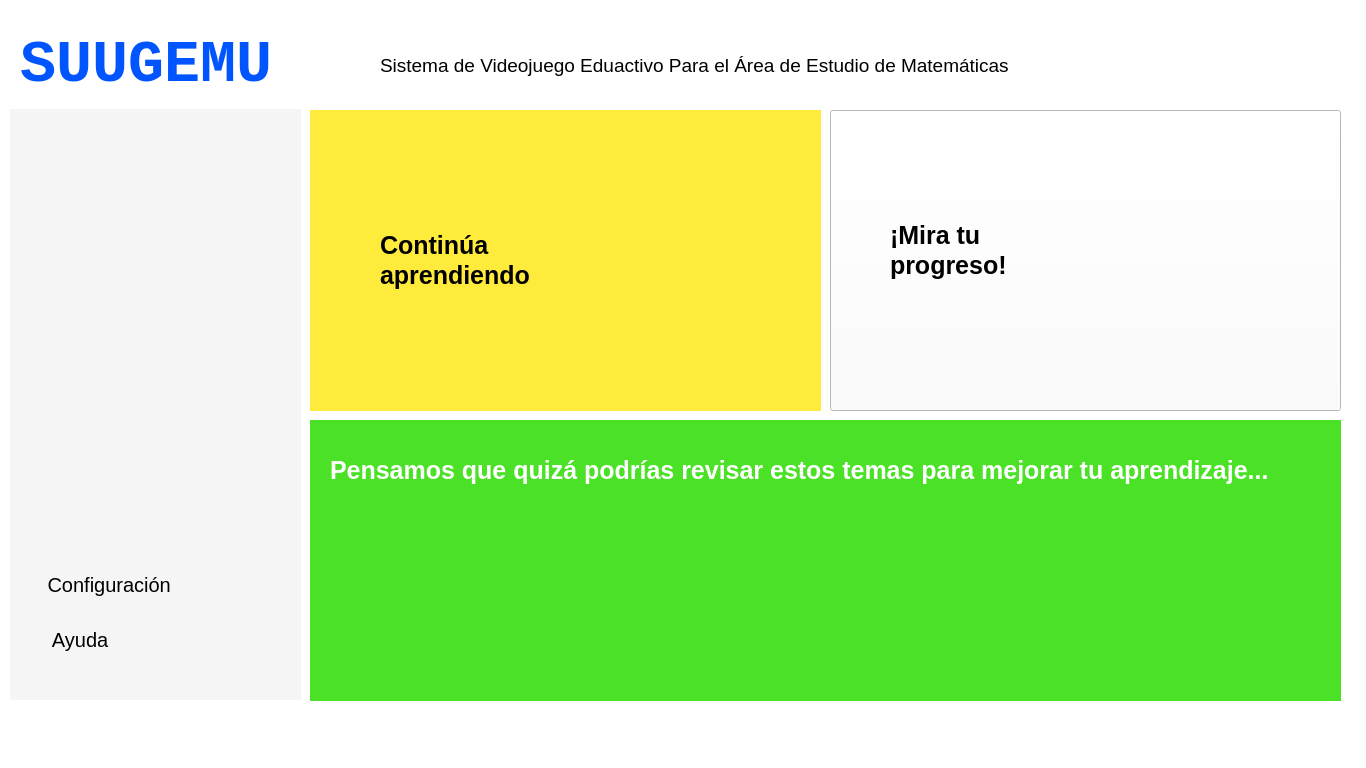
<?xml version="1.0" encoding="UTF-8"?>
<ui version="4.0">
 <class>inicio_dialog</class>
 <widget class="QDialog" name="inicio_dialog">
  <property name="geometry">
   <rect>
    <x>0</x>
    <y>0</y>
    <width>1366</width>
    <height>768</height>
   </rect>
  </property>
  <property name="maximumSize">
   <size>
    <width>16777215</width>
    <height>16777215</height>
   </size>
  </property>
  <property name="windowTitle">
   <string>SuGemuu</string>
  </property>
  <property name="layoutDirection">
   <enum>Qt::RightToLeft</enum>
  </property>
  <property name="styleSheet">
   <string notr="true">background-color: rgb(255,255,255);</string>
  </property>
  <widget class="QPushButton" name="pushButton_recommend">
   <property name="geometry">
    <rect>
     <x>310</x>
     <y>420</y>
     <width>1031</width>
     <height>281</height>
    </rect>
   </property>
   <property name="sizePolicy">
    <sizepolicy hsizetype="Expanding" vsizetype="Fixed">
     <horstretch>0</horstretch>
     <verstretch>0</verstretch>
    </sizepolicy>
   </property>
   <property name="layoutDirection">
    <enum>Qt::RightToLeft</enum>
   </property>
   <property name="styleSheet">
    <string notr="true"> background-color: #4ae126; /* Green */
  border: none;
  color: white;
  padding: 15px 32px;
  text-align: left;
  text-decoration: none;
  display: inline-block;
  font-size: 20px;
  font-weight: bold;</string>
   </property>
   <property name="text">
    <string/>
   </property>
   <property name="iconSize">
    <size>
     <width>120</width>
     <height>120</height>
    </size>
   </property>
   <property name="autoDefault">
    <bool>true</bool>
   </property>
  </widget>
  <widget class="QLabel" name="label">
   <property name="geometry">
    <rect>
     <x>330</x>
     <y>450</y>
     <width>1001</width>
     <height>41</height>
    </rect>
   </property>
   <property name="font">
    <font>
     <pointsize>-1</pointsize>
     <weight>75</weight>
     <bold>true</bold>
    </font>
   </property>
   <property name="styleSheet">
    <string notr="true">color: rgb(255,255, 255);
font-size: 25px;
 background-color: transparent;</string>
   </property>
   <property name="text">
    <string>Pensamos que quizá podrías revisar estos temas para mejorar tu aprendizaje...</string>
   </property>
  </widget>
  <widget class="QPushButton" name="pushButton_progress">
   <property name="geometry">
    <rect>
     <x>830</x>
     <y>110</y>
     <width>511</width>
     <height>301</height>
    </rect>
   </property>
   <property name="layoutDirection">
    <enum>Qt::RightToLeft</enum>
   </property>
   <property name="styleSheet">
    <string notr="true"/>
   </property>
   <property name="text">
    <string/>
   </property>
   <property name="iconSize">
    <size>
     <width>120</width>
     <height>120</height>
    </size>
   </property>
   <property name="shortcut">
    <string/>
   </property>
   <property name="checkable">
    <bool>false</bool>
   </property>
  </widget>
  <widget class="QPushButton" name="pushButton_learn">
   <property name="geometry">
    <rect>
     <x>310</x>
     <y>110</y>
     <width>511</width>
     <height>301</height>
    </rect>
   </property>
   <property name="layoutDirection">
    <enum>Qt::RightToLeft</enum>
   </property>
   <property name="styleSheet">
    <string notr="true">content: url(:/images/objetivo.png);
background-color: #ffeb3b; /*grey*/
 background-position: center;
border: yellow;
color: white;
padding: 15px 32px;
text-align: left;
text-decoration: none;
 display: inline-block;
  font-size: 20px;
  font-weight: bold;</string>
   </property>
   <property name="text">
    <string/>
   </property>
   <property name="iconSize">
    <size>
     <width>120</width>
     <height>120</height>
    </size>
   </property>
  </widget>
  <widget class="QLabel" name="label_2">
   <property name="geometry">
    <rect>
     <x>380</x>
     <y>230</y>
     <width>141</width>
     <height>31</height>
    </rect>
   </property>
   <property name="font">
    <font>
     <pointsize>-1</pointsize>
     <weight>75</weight>
     <bold>true</bold>
    </font>
   </property>
   <property name="styleSheet">
    <string notr="true">color: rgb(0, 0, 0);
font-size: 25px;
background-color: transparent; /*grey*/</string>
   </property>
   <property name="text">
    <string>Continúa</string>
   </property>
  </widget>
  <widget class="QLabel" name="label_5">
   <property name="geometry">
    <rect>
     <x>380</x>
     <y>260</y>
     <width>171</width>
     <height>31</height>
    </rect>
   </property>
   <property name="font">
    <font>
     <pointsize>-1</pointsize>
     <weight>75</weight>
     <bold>true</bold>
    </font>
   </property>
   <property name="styleSheet">
    <string notr="true">color: rgb(0, 0, 0);
font-size: 25px;
content: url(:/images/objetivo.png);
background-color: transparent; /*grey*/</string>
   </property>
   <property name="text">
    <string>aprendiendo</string>
   </property>
  </widget>
  <widget class="QLabel" name="label_3">
   <property name="geometry">
    <rect>
     <x>890</x>
     <y>220</y>
     <width>141</width>
     <height>31</height>
    </rect>
   </property>
   <property name="font">
    <font>
     <pointsize>-1</pointsize>
     <weight>75</weight>
     <bold>true</bold>
    </font>
   </property>
   <property name="styleSheet">
    <string notr="true">color: rgb(0, 0, 0);
font-size: 25px;
 background-color: transparent; /*grey*/
</string>
   </property>
   <property name="text">
    <string>¡Mira tu</string>
   </property>
  </widget>
  <widget class="QLabel" name="label_6">
   <property name="geometry">
    <rect>
     <x>890</x>
     <y>250</y>
     <width>171</width>
     <height>31</height>
    </rect>
   </property>
   <property name="font">
    <font>
     <pointsize>-1</pointsize>
     <weight>75</weight>
     <bold>true</bold>
    </font>
   </property>
   <property name="styleSheet">
    <string notr="true">color: rgb(0, 0, 0);
font-size: 25px;
 background-color: transparent; /*grey*/
</string>
   </property>
   <property name="text">
    <string>progreso!</string>
   </property>
  </widget>
  <widget class="QWidget" name="widget" native="true">
   <property name="geometry">
    <rect>
     <x>10</x>
     <y>109</y>
     <width>291</width>
     <height>591</height>
    </rect>
   </property>
   <property name="styleSheet">
    <string notr="true"> background-color: #f5f5f5; /*grey*/</string>
   </property>
   <widget class="QLabel" name="user_name">
    <property name="geometry">
     <rect>
      <x>140</x>
      <y>20</y>
      <width>121</width>
      <height>31</height>
     </rect>
    </property>
    <property name="styleSheet">
     <string notr="true">font-size: 25px;</string>
    </property>
    <property name="text">
     <string/>
    </property>
   </widget>
   <widget class="QLabel" name="chat_box">
    <property name="geometry">
     <rect>
      <x>0</x>
      <y>180</y>
      <width>281</width>
      <height>201</height>
     </rect>
    </property>
    <property name="styleSheet">
     <string notr="true">background-color: transparent;</string>
    </property>
    <property name="text">
     <string/>
    </property>
    <property name="pixmap">
     <pixmap resource="pics.qrc">:/images/chat_box.png</pixmap>
    </property>
    <property name="scaledContents">
     <bool>true</bool>
    </property>
   </widget>
   <widget class="QLabel" name="user_icon">
    <property name="geometry">
     <rect>
      <x>20</x>
      <y>20</y>
      <width>101</width>
      <height>61</height>
     </rect>
    </property>
    <property name="styleSheet">
     <string notr="true">font-size: 25px;</string>
    </property>
    <property name="text">
     <string/>
    </property>
   </widget>
   <widget class="QLabel" name="chat_bot">
    <property name="geometry">
     <rect>
      <x>160</x>
      <y>340</y>
      <width>121</width>
      <height>111</height>
     </rect>
    </property>
    <property name="styleSheet">
     <string notr="true">background-color: transparent;</string>
    </property>
    <property name="text">
     <string/>
    </property>
    <property name="pixmap">
     <pixmap resource="pics.qrc">:/images/chatbot.png</pixmap>
    </property>
    <property name="scaledContents">
     <bool>true</bool>
    </property>
   </widget>
   <widget class="QPushButton" name="pushButton_config">
    <property name="geometry">
     <rect>
      <x>0</x>
      <y>440</y>
      <width>291</width>
      <height>71</height>
     </rect>
    </property>
    <property name="layoutDirection">
     <enum>Qt::LeftToRight</enum>
    </property>
    <property name="styleSheet">
     <string notr="true"> background-color: transparent;
  border: none;
  color: black;
  padding: 15px 32px;
  text-align: left;
  text-decoration: none;
  display: inline-block;
  font-size: 20px;
</string>
    </property>
    <property name="text">
     <string> Configuración</string>
    </property>
    <property name="icon">
     <iconset resource="pics.qrc">
      <normaloff>:/images/settings.png</normaloff>:/images/settings.png</iconset>
    </property>
    <property name="iconSize">
     <size>
      <width>32</width>
      <height>37</height>
     </size>
    </property>
    <property name="checkable">
     <bool>true</bool>
    </property>
   </widget>
   <widget class="QPushButton" name="pushButton_ayuda">
    <property name="geometry">
     <rect>
      <x>0</x>
      <y>500</y>
      <width>291</width>
      <height>61</height>
     </rect>
    </property>
    <property name="layoutDirection">
     <enum>Qt::LeftToRight</enum>
    </property>
    <property name="styleSheet">
     <string notr="true"> background-color: transparent;
  border: none;
  color: black;
  padding: 15px 32px;
  text-align: left;
  text-decoration: none;
  display: inline-block;
  font-size: 20px;
</string>
    </property>
    <property name="text">
     <string>  Ayuda</string>
    </property>
    <property name="icon">
     <iconset resource="pics.qrc">
      <normaloff>:/images/ayuda.png</normaloff>:/images/ayuda.png</iconset>
    </property>
    <property name="iconSize">
     <size>
      <width>30</width>
      <height>34</height>
     </size>
    </property>
   </widget>
  </widget>
  <widget class="QLabel" name="label_7">
   <property name="geometry">
    <rect>
     <x>610</x>
     <y>200</y>
     <width>131</width>
     <height>121</height>
    </rect>
   </property>
   <property name="styleSheet">
    <string notr="true">background-color: transparent;</string>
   </property>
   <property name="text">
    <string/>
   </property>
   <property name="pixmap">
    <pixmap resource="pics.qrc">:/images/objetivo.png</pixmap>
   </property>
   <property name="scaledContents">
    <bool>true</bool>
   </property>
  </widget>
  <widget class="QLabel" name="label_8">
   <property name="geometry">
    <rect>
     <x>1140</x>
     <y>250</y>
     <width>151</width>
     <height>151</height>
    </rect>
   </property>
   <property name="styleSheet">
    <string notr="true">
 background-color: transparent; /*grey*/

</string>
   </property>
   <property name="text">
    <string/>
   </property>
   <property name="pixmap">
    <pixmap resource="pics.qrc">:/images/grafico.png</pixmap>
   </property>
   <property name="scaledContents">
    <bool>true</bool>
   </property>
  </widget>
  <widget class="QLabel" name="label_9">
   <property name="geometry">
    <rect>
     <x>940</x>
     <y>550</y>
     <width>151</width>
     <height>151</height>
    </rect>
   </property>
   <property name="styleSheet">
    <string notr="true"> background-color:transparent</string>
   </property>
   <property name="text">
    <string/>
   </property>
   <property name="pixmap">
    <pixmap resource="pics.qrc">:/images/abaco.png</pixmap>
   </property>
   <property name="scaledContents">
    <bool>true</bool>
   </property>
  </widget>
  <widget class="QLabel" name="label_4">
   <property name="geometry">
    <rect>
     <x>20</x>
     <y>30</y>
     <width>351</width>
     <height>71</height>
    </rect>
   </property>
   <property name="font">
    <font>
     <family>Courier New</family>
     <pointsize>45</pointsize>
     <weight>75</weight>
     <bold>true</bold>
    </font>
   </property>
   <property name="styleSheet">
    <string notr="true">color: rgb(0, 85, 255);</string>
   </property>
   <property name="text">
    <string>SUUGEMU</string>
   </property>
  </widget>
  <widget class="QLabel" name="label_10">
   <property name="geometry">
    <rect>
     <x>280</x>
     <y>20</y>
     <width>51</width>
     <height>61</height>
    </rect>
   </property>
   <property name="styleSheet">
    <string notr="true">background-color: transparent;
</string>
   </property>
   <property name="text">
    <string/>
   </property>
   <property name="pixmap">
    <pixmap resource="pics.qrc">:/images/robot.png</pixmap>
   </property>
   <property name="scaledContents">
    <bool>true</bool>
   </property>
  </widget>
  <widget class="QLabel" name="label_11">
   <property name="geometry">
    <rect>
     <x>380</x>
     <y>50</y>
     <width>751</width>
     <height>31</height>
    </rect>
   </property>
   <property name="font">
    <font>
     <pointsize>14</pointsize>
     <weight>50</weight>
     <bold>false</bold>
    </font>
   </property>
   <property name="text">
    <string>Sistema de Videojuego Eduactivo Para el Área de Estudio de Matemáticas</string>
   </property>
  </widget>
 </widget>
 <resources>
  <include location="pics.qrc"/>
 </resources>
 <connections/>
</ui>
